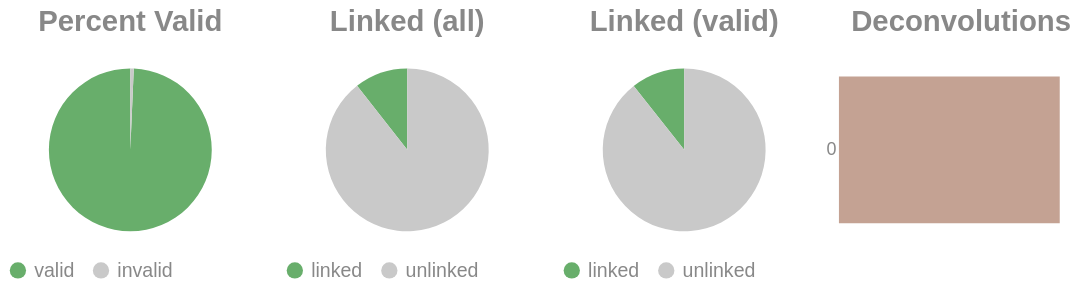

Notebook code cell kept with this figure:
### Code cell
if SKIPLR:
    pass
else:
    clash = Counter()
    for i in valids['molecule'].to_list():
        _mol = i.split("-")
        if len(_mol) == 1:
            clash.update('0')
        else:
            clash.update(_mol[-1])

    _d = {"deconvolutions": [], 'count': []}
    for k,v in clash.items():
        _d['deconvolutions'].append(k)
        _d['count'].append(v)

    tot_valid = valids['reads'].sum()
    mask = valids['reads'] >= 2
    n_linked_reads = valids.filter(mask)['reads'].sum()
    if n_linked_reads == 0:
        print_html("No linked molecules (>=2 reads) were detected; skipping linked-only distributions.")
        SKIPLR = True
    else:
        perc_valid = round(tot_valid / n_reads, 4)
        linked_perc_abs = round(n_linked_reads / n_reads, 4)
        linked_perc = round(n_linked_reads / tot_valid, 4)

    _valid = pl.DataFrame({"valids": ['valid', 'invalid'], "count": [tot_valid, n_reads - tot_valid]})
    _linked_abs = pl.DataFrame({"linked (absolute)": ['linked', 'unlinked'], "count": [n_linked_reads, n_reads - n_linked_reads]})
    _linked_rel = pl.DataFrame({"linked (valids)": ['linked', 'unlinked'], "count": [n_linked_reads, tot_valid - n_linked_reads]})

    (
        alt.hconcat(
            piechart(_valid, goodval = 'valid', title = "Percent Valid"),
            piechart(_linked_abs, goodval = "linked", title =  "Linked (all)"),
            piechart(_linked_rel, goodval = "linked", title =  "Linked (valid)"),
            convolutionbar(pl.DataFrame(_d), title = "Deconvolutions"),
            center = True,
            bounds = 'flush'
        )
        .resolve_scale(color='independent')
        .resolve_legend('independent')
        .properties(usermeta={'embedOptions': {"actions": False}})
    ).display()

### Figure 1 — Vega-Lite specification as saved in the notebook (floating-point values rounded to 4 significant figures)
{"width": "container", "height": 400, "config": {"title": {"anchor": "start", "dy": -15, "fontSize": 18, "color": "#888888", "subtitleColor": "#888888", "subtitleFontSize": 14}, "arc": {"fill": "#0072B2"}, "axis": {"domainColor": "#888888", "domainWidth": 0.5, "gridWidth": 0.2, "grid": false, "titleFontWeight": 400, "titleFontSize": 15, "labelFontSize": 11, "labelColor": "#888888", "tickColor": "#888888", "tickWidth": 0.2, "titleColor": "#888888"}, "axisBand": {"grid": false}, "axisX": {"grid": true, "tickSize": 10, "domainCap": "round"}, "axisY": {"domain": false, "grid": true, "tickSize": 0, "domainCap": "round"}, "background": "transparent", "header": {"labelFontSize": 15, "labelColor": "#888888", "titleFontSize": 15, "titleFontWeight": 600, "titleColor": "#888888"}, "legend": {"labelFont": "sans-serif", "labelFontSize": 12, "labelColor": "#888888", "symbolSize": 100, "symbolType": "circle", "titleFontSize": 12, "titlePadding": 10, "titleColor": "#888888", "title": null}, "range": {"category": ["#E69F00", "#56B4E9", "#009E73", "#F0E442", "#0072B2", "#D55E00", "#CC79A7", "#000000"], "diverging": ["#cfe8f3", "#a2d4ec", "#73bfe2", "#46abdb", "#1696d2", "#12719e"]}, "area": {"fill": "#0072B2", "fillOpacity": 0.7, "line": true, "strokeOpacity": 0.7}, "line": {"color": "#0072B2", "stroke": "#0072B2", "strokeWidth": 2}, "trail": {"color": "#0072B2", "stroke": "#0072B2", "strokeWidth": 0, "size": 1}, "point": {"filled": true, "fillOpacity": 1.0, "size": 95}, "text": {"color": "#888888", "fontSize": 11, "align": "right", "fontWeight": 400, "size": 11}, "bar": {"fill": "#0072B2", "stroke": null}, "view": {"stroke": null, "continuousWidth": 660, "continuousHeight": 400}}, "hconcat": [{"data": {"name": "data-066503a306863bde85222a833e25fdeb"}, "mark": {"type": "arc"}, "encoding": {"color": {"field": "valids", "legend": {"orient": "bottom", "title": null}, "scale": {"domain": ["valid", "invalid"], "range": ["#68ae6b", "#C9C9C9"]}, "title": "Valids", "type": "nominal"}, "theta": {"field": "count", "type": "quantitative"}, "tooltip": [{"field": "valids", "title": "Valids", "type": "ordinal"}, {"field": "percent", "format": ".2%", "title": "Percent", "type": "quantitative"}, {"field": "count", "title": "Count", "type": "quantitative"}]}, "height": 100, "title": {"text": "Percent Valid", "align": "center", "anchor": "middle"}, "transform": [{"calculate": "datum.count / 38755", "as": "percent"}], "width": 150}, {"data": {"name": "data-29c8d0da5140673e2c75eccb99744e70"}, "mark": {"type": "arc"}, "encoding": {"color": {"field": "linked (absolute)", "legend": {"orient": "bottom", "title": null}, "scale": {"domain": ["linked", "unlinked"], "range": ["#68ae6b", "#C9C9C9"]}, "title": "Linked (Absolute)", "type": "nominal"}, "theta": {"field": "count", "type": "quantitative"}, "tooltip": [{"field": "linked (absolute)", "title": "Linked (Absolute)", "type": "ordinal"}, {"field": "percent", "format": ".2%", "title": "Percent", "type": "quantitative"}, {"field": "count", "title": "Count", "type": "quantitative"}]}, "height": 100, "title": {"text": "Linked (all)", "align": "center", "anchor": "middle"}, "transform": [{"calculate": "datum.count / 38755", "as": "percent"}], "width": 150}, {"data": {"name": "data-9b139bb8f7bcb4edcb1e82179579f589"}, "mark": {"type": "arc"}, "encoding": {"color": {"field": "linked (valids)", "legend": {"orient": "bottom", "title": null}, "scale": {"domain": ["linked", "unlinked"], "range": ["#68ae6b", "#C9C9C9"]}, "title": "Linked (Valids)", "type": "nominal"}, "theta": {"field": "count", "type": "quantitative"}, "tooltip": [{"field": "linked (valids)", "title": "Linked (Valids)", "type": "ordinal"}, {"field": "percent", "format": ".2%", "title": "Percent", "type": "quantitative"}, {"field": "count", "title": "Count", "type": "quantitative"}]}, "height": 100, "title": {"text": "Linked (valid)", "align": "center", "anchor": "middle"}, "transform": [{"calculate": "datum.count / 38493", "as": "percent"}], "width": 150}, {"data": {"name": "data-f7ef4fa9e4b925b266937b451a19a6f2"}, "mark": {"type": "bar"}, "encoding": {"color": {"field": "deconvolutions", "legend": null, "scale": {"scheme": "lightgreyred"}, "type": "nominal"}, "tooltip": [{"field": "deconvolutions", "title": "Deconvolutions", "type": "ordinal"}, {"field": "percent", "format": ".2%", "title": "Percent", "type": "quantitative"}, {"field": "count", "title": "Count", "type": "quantitative"}], "x": {"axis": null, "field": "count", "type": "quantitative"}, "y": {"field": "deconvolutions", "sort": "ascending", "title": null, "type": "nominal"}}, "height": 100, "title": {"text": "Deconvolutions", "align": "center", "anchor": "middle"}, "transform": [{"calculate": "datum.count / 36146", "as": "percent"}], "width": 150}], "bounds": "flush", "center": true, "resolve": {"legend": {"angle": "independent"}, "scale": {"color": "independent"}}, "usermeta": {"embedOptions": {"actions": false}}, "$schema": "https://vega.github.io/schema/vega-lite/v6.1.0.json", "datasets": {"data-066503a306863bde85222a833e25fdeb": [{"valids": "valid", "count": 38493}, {"valids": "invalid", "count": 262}], "data-29c8d0da5140673e2c75eccb99744e70": [{"linked (absolute)": "linked", "count": 4095}, {"linked (absolute)": "unlinked", "count": 34660}], "data-9b139bb8f7bcb4edcb1e82179579f589": [{"linked (valids)": "linked", "count": 4095}, {"linked (valids)": "unlinked", "count": 34398}], "data-f7ef4fa9e4b925b266937b451a19a6f2": [{"deconvolutions": "0", "count": 36146}]}}
